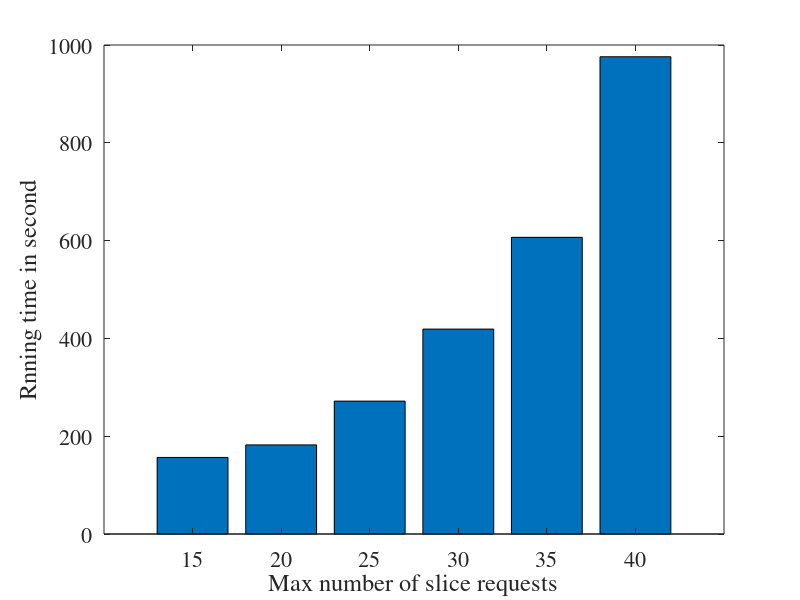
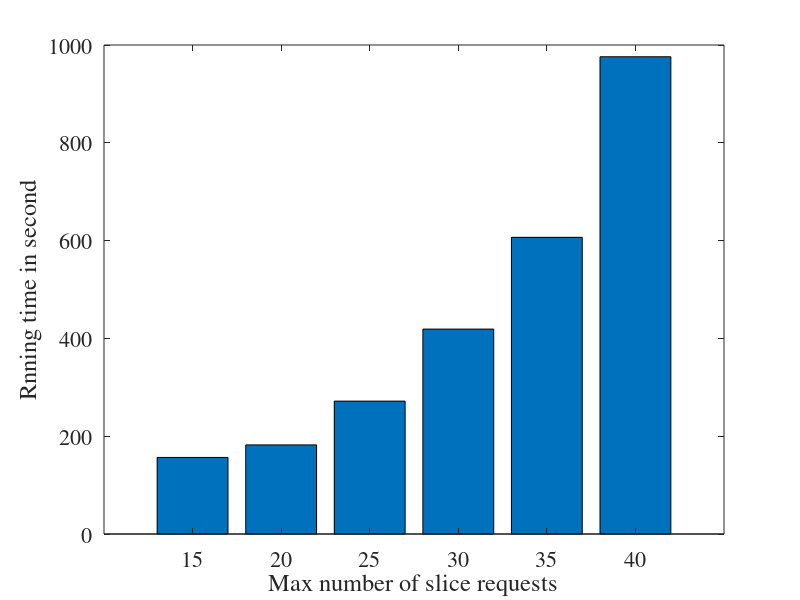
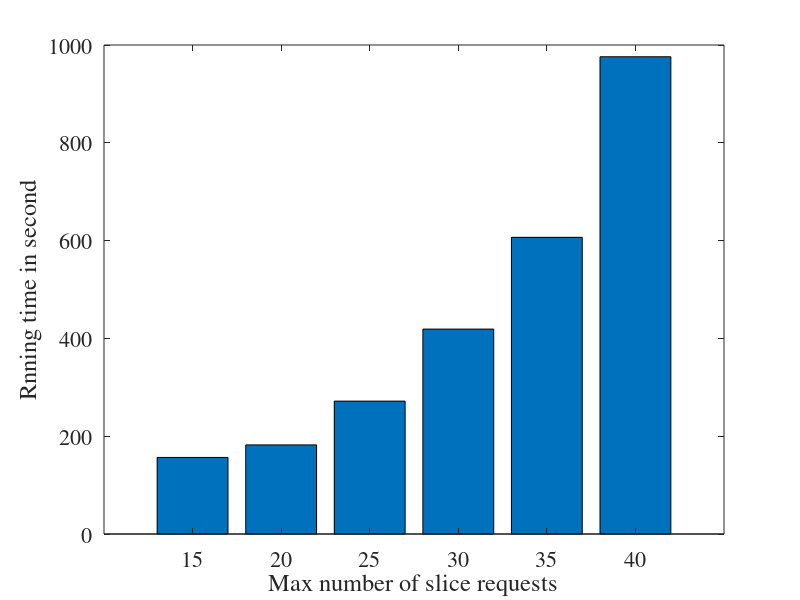

Reproduce these figures in MATLAB, in order.
load fullData/RunningTime.mat
a=156.5580;
RunningTime=[a,RunningTime]
requestNumber=15:5:40;
bar(requestNumber,RunningTime);
xlabel("Max number of slice requests")
ylabel("Rnning time in second")
set(gca,'fontname','times') 
set(gca,'fontsize',16')
saveas(gcf,"./FullFigure/RunningTime.fig");
saveas(gcf,"./FullFigure/RunningTime.eps" );
saveas(gcf,"./FullFigure/RunningTime.png");